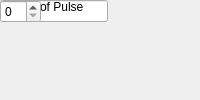
<?xml version="1.0" encoding="UTF-8"?>
<ui version="4.0">
 <class>MainWindow</class>
 <widget class="QMainWindow" name="MainWindow">
  <property name="windowTitle"><string>Negedge Delay (Pulse Extend)</string></property>
  <widget class="QWidget" name="centralwidget">
   <!-- NOTE: this is a simplified structural mirror of the generated
        <module>_ui.py, not a full round-trip Designer file. Regenerate
        both from the same spec if you need to edit layout by hand. -->
       <widget class="QLabel" name="label_name">
     <property name="text"><string>Block name</string></property>
    </widget>
       <widget class="QLineEdit" name="name">
     <property name="toolTip"><string>A name you choose for this block instance, e.g. to note what it's used for in this design. Shown below the block on the diagram.</string></property>
    </widget>
       <widget class="QLabel" name="label_pulse_len">
     <property name="text"><string>Length of Pulse</string></property>
    </widget>
       <widget class="QSpinBox" name="pulse_len"/>
  </widget>
 </widget>
 <resources/>
 <connections/>
</ui>
